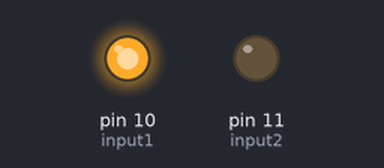
Simulated run of this sketch. Board: Arduino Uno, built with avr-gcc and run on an emulated ATmega328P. On the bench: output pins drawn as LEDs (lit = HIGH).

Above: at 0.1 s.
Timing chart, 0 to 1.6 s (numbered marks = the images above):
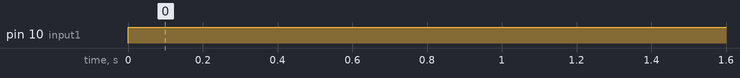

The sketch:

PRUEBA_PUENTE_H_MX1508.ino
```cpp
// Pines de conexión
 int input1 = 10;  // Dirección 1
 int input2 = 11;  // Dirección 2

void setup() {
  // Configurar pines como salida
  pinMode(input1, OUTPUT);
  pinMode(input2, OUTPUT);
}

void loop() {
  // Girar en una dirección
  digitalWrite(input1, HIGH);
  digitalWrite(input2, LOW);

  delay(1000);


}
```

Measured:
- by itself, pin 10 (input1): LOW → HIGH at 0.00 s
